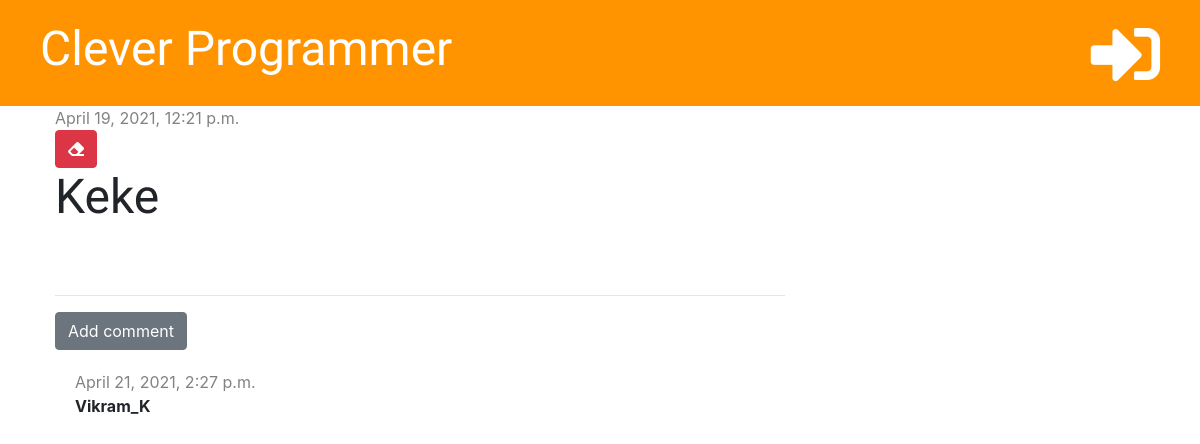
Page /post/6/ on the committed database.
### blog/models.py (models this page shows, shortened)
class Post(models.Model):
    author = models.ForeignKey('auth.User',on_delete=models.CASCADE)
    title = models.CharField(max_length=200)
    text = models.TextField()
    created_date = models.DateTimeField(default=timezone.now)
    published_date = models.DateTimeField(blank=True,null=True)

class Comment(models.Model):
    post = models.ForeignKey('blog.Post', on_delete=models.CASCADE, related_name='comments')
    author = models.CharField(max_length=200)
    text = models.TextField()
    created_date = models.DateTimeField(default=timezone.now)
    approved = models.BooleanField(default=False)

### blog/views.py (the view)
# urls.py: path('post/<int:pk>/',views.post_detail,name='post_detail'),
def post_detail(request,pk):
    post = get_object_or_404(Post,pk=pk)
    stuff_for_frontend = {'post' : post}
    return render(request,'blog/post_detail.html' ,stuff_for_frontend)

### blog/templatetags/markdownify.py (called while the page is built)
@register.filter
def markdown(value):
    renderer = HighlightRenderer()
    markdown = mistune.Markdown(renderer=renderer)
    return markdown(value)

### blog/templates/blog/post_detail.html (shortened to what this page needs)
{% extends 'blog/base.html' %}
{% load markdownify %}
{% block content %}
    <div class="post">
            {% if post.published_date %}
              <div class="date">
                  {{ post.published_date }}
              </div>
            {% else %}
              <a href="{% url 'post_publish' pk=post.pk %}" class="btn btn-primary">Publish</a>
            {% endif %}
            <a href="{% url 'post_delete' pk=post.pk %}" class="btn btn-danger"
               onclick="return confirm('Are you sure you want to delete this post?')">
                <i class="fas fa-eraser"></i></a>
            <h1>{{ post.title }}</h1>
     </div>
     <hr>
     <a href="{% url 'add_comment_to_post' pk=post.pk %}" class="btn btn-secondary">Add comment</a>
     {% for comment in post.comments.all %}
        {% if user.is_authenticated or comment.approved %}
            <div class="comment">
                <div class="date">
                   {{ comment.created_date }}
                </div>
                    <strong>{{ comment.author }}</strong>
                </div>
         {% endif %}
     {% empty %}
        <p>No comments yet...</p>
     {% endfor %}
{% endblock %}

### blog/static/css/blog.css (style rules this page uses)
h1,h2,h3,h4 { font-family: 'Tangerine','Inconsolata','Droid Sans',serif; font-size: 48px; }
.date { color: #828282; }
.post { margin-bottom: 70px; }
.comment { margin: 20px 0px 20px 20px; }

### rows in the picture
Post: published_date "April 19, 2021, 12:21 p.m.", title "Keke"
Comment: created_date "April 21, 2021, 2:27 p.m.", author "Vikram_K"
